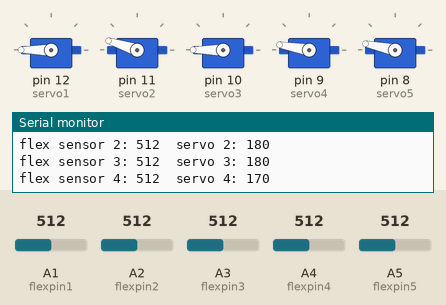
Simulated run of this sketch. Board: Arduino Uno, built with avr-gcc and run on an emulated ATmega328P. On the bench: 5 × servo, the last lines printed to the serial monitor. The inputs (shaded band) are chosen by the test bench; at power-on: A3 (flexpin3) = 512, A4 (flexpin4) = 512, A1 (flexpin1) = 512, A2 (flexpin2) = 512, A5 (flexpin5) = 512.

Above: at 1.2 s.
1.3 s: A3 (flexpin3) set to 306
At 1.8 s:
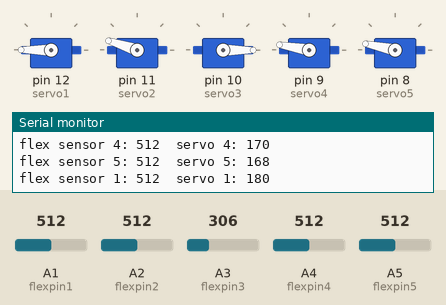
2.8 s: A4 (flexpin4) set to 306
At 3.2 s:
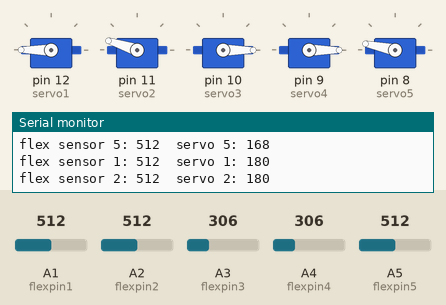
4.4 s: A1 (flexpin1) set to 306
At 5.1 s:
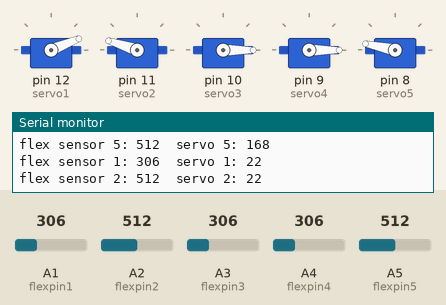
5.9 s: A2 (flexpin2) set to 30
At 6.3 s:
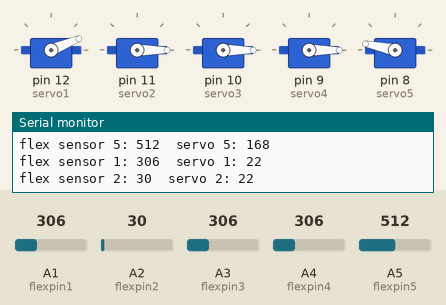
7.5 s: A5 (flexpin5) set to 30
At 8.4 s:
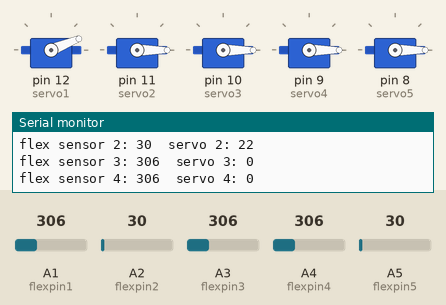
9.0 s: A1 (flexpin1) set to 30
At 9.4 s:
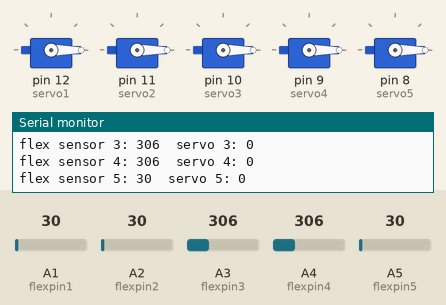
Timing chart, 0 to 11.5 s (numbered marks = the images above; inputs shaded):
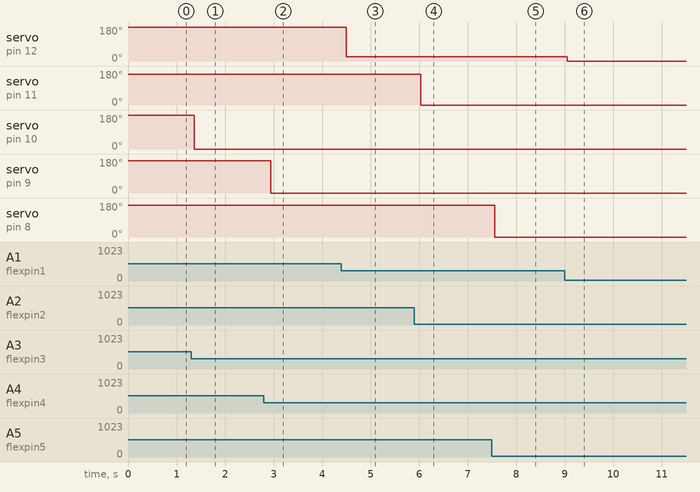

The sketch:

Flex_Test.ino
```cpp
/*
SparkFun Inventor's Kit for Arduino
Example sketch 09

FLEX SENSOR

  Use the "flex sensor" to change the position of a servo

  In the previous sketch, we learned how to command a servo to
  mode to different positions. In this sketch, we'll introduce
  a new sensor, and use it to control the servo.

  A flex sensor is a plastic strip with a conductive coating.
  When the strip is straight, the coating will be a certain
  resistance. When the strip is bent, the particles in the coating
  get further apart, increasing the resistance. You can use this
  sensor to sense finger movement in gloves, door hinges, stuffed
  animals, etc. See http://www.sparkfun.com/tutorials/270 for
  more information.

Hardware connections:

  Flex sensor:

    The flex sensor is the plastic strip with black stripes.
    It senses bending away from the striped side.

    The flex sensor has two pins, and since it's a resistor,
    the pins are interchangable.

    Connect one of the pins to ANALOG IN pin 0 on the Arduino.
    Connect the same pin, through a 10K Ohm resistor (brown
    black orange) to GND.
    Connect the other pin to 5V.

  Servo:

    The servo has a cable attached to it with three wires.
    Because the cable ends in a socket, you can use jumper wires
    to connect between the Arduino and the servo. Just plug the
    jumper wires directly into the socket.

    Connect the RED wire (power) to 5 Volts (5V)
    Connect the WHITE wire (signal) to digital pin 9
    Connect the BLACK wire (ground) to ground (GND)

    Note that servos can use a lot of power, which can cause your
    Arduino to reset or behave erratically. If you're using large
    servos or many of them, it's best to provide them with their
    own separate 5V supply. See this Arduino Forum thread for info:
    http://www.arduino.cc/cgi-bin/yabb2/YaBB.pl?num=1239464763

This sketch was written by SparkFun Electronics,
with lots of help from the Arduino community.
This code is completely free for any use.
Visit http://learn.sparkfun.com/products/2 for SIK information.
Visit http://www.arduino.cc to learn about the Arduino.

Version 2.0 6/2012 MDG
*/


// Include the servo library to add servo-control functions:

#include <Servo.h>

// Create a servo "object", called servo1. Each servo object
// controls one servo (you can have a maximum of 12):

Servo servo1;
Servo servo2;
Servo servo3;
Servo servo4;
Servo servo5;

// Define the analog input pin to measure flex sensor position:

int flexpin1 = 1;
int flexpin2 = 2;
int flexpin3 = 3;
int flexpin4 = 4;
int flexpin5 = 5;

void setup()
{
  // Use the serial monitor window to help debug our sketch:

 Serial.begin(9600);

  // Enable control of a servo on pin 9:

  servo1.attach(12);
  servo2.attach(11);
  servo3.attach(10);
  servo4.attach(9);
  servo5.attach(8);

}


void loop()
{
  int flexposition1;    // Input value from the analog pin.
  int flexposition2;
  int flexposition3;
  int flexposition4;
  int flexposition5;
  int servoposition1;   // Output value to the servo.
  int servoposition2;
  int servoposition3;
  int servoposition4;
  int servoposition5;


  // Read the position of the flex sensor (0 to 1023):

  flexposition1 = analogRead(flexpin1);
  flexposition2 = analogRead(flexpin2);
  flexposition3 = analogRead(flexpin3);
  flexposition4 = analogRead(flexpin4);
  flexposition5 = analogRead(flexpin5);

  // Because the voltage divider circuit only returns a portion
  // of the 0-1023 range of analogRead(), we'll map() that range
  // to the servo's range of 0 to 180 degrees. The flex sensors
  // we use are usually in the 600-900 range:

  servoposition1 = map(flexposition1, 285, 450, 0, 180);
  servoposition2 = map(flexposition2, 350, 530, 0, 180);
  servoposition3 = map(flexposition3, 340, 510, 0, 180);
  servoposition4 = map(flexposition4, 370, 520, 0, 180);
  servoposition5 = map(flexposition5, 330, 525, 0, 180);
  servoposition1 = constrain(servoposition1, 0, 180);
  servoposition2 = constrain(servoposition2, 0, 180);
  servoposition3 = constrain(servoposition3, 0, 180);
  servoposition4 = constrain(servoposition4, 0, 180);
  servoposition5 = constrain(servoposition5, 0, 180);

  // Now we'll command the servo to move to that position:

  servo1.write(servoposition1);
  servo2.write(servoposition2);
  servo3.write(servoposition3);
  servo4.write(servoposition4);
  servo5.write(servoposition5);


  // Because every flex sensor has a slightly different resistance,
  // the 600-900 range may not exactly cover the flex sensor's
  // output. To help tune our program, we'll use the serial port to
  // print out our values to the serial monitor window:

       Serial.print("flex sensor 1: ");
      Serial.print(flexposition1);
      Serial.print("  servo 1: ");
      Serial.println(servoposition1);
        Serial.print("flex sensor 2: ");
      Serial.print(flexposition2);
      Serial.print("  servo 2: ");
      Serial.println(servoposition1);
        Serial.print("flex sensor 3: ");
      Serial.print(flexposition3);
      Serial.print("  servo 3: ");
      Serial.println(servoposition3);
        Serial.print("flex sensor 4: ");
      Serial.print(flexposition4);
      Serial.print("  servo 4: ");
      Serial.println(servoposition4);
        Serial.print("flex sensor 5: ");
      Serial.print(flexposition5);
      Serial.print("  servo 5: ");
      Serial.println(servoposition5);


  // Note that all of the above lines are "print" except for the
  // last line which is "println". This puts everything on the
  // same line, then sends a final carriage return to move to
  // the next line.

  // After you upload the sketch, turn on the serial monitor
  // (the magnifying-glass icon to the right of the icon bar).
  // You'll be able to see the sensor values. Bend the flex sensor
  // and note its minimum and maximum values. If you replace the
  // 600 and 900 in the map() function above, you'll exactly match
  // the flex sensor's range with the servo's range.

    // wait 20ms between servo updates

   delay(20);
}
```

Measured:
- after the input at 1.3 s, servo on pin 10 (servo3): 180° → 0° after 0.07 s
- after the input at 2.8 s, servo on pin 9 (servo4): 170° → 0° after 0.14 s
- after the input at 4.4 s, servo on pin 12 (servo1): 180° → 22° after 0.10 s
- after the input at 5.9 s, servo on pin 11 (servo2): 162° → 0° after 0.13 s
- after the input at 7.5 s, servo on pin 8 (servo5): 168° → 0° after 0.06 s
- after the input at 9.0 s, servo on pin 12 (servo1): 22° → 0° after 0.05 s
